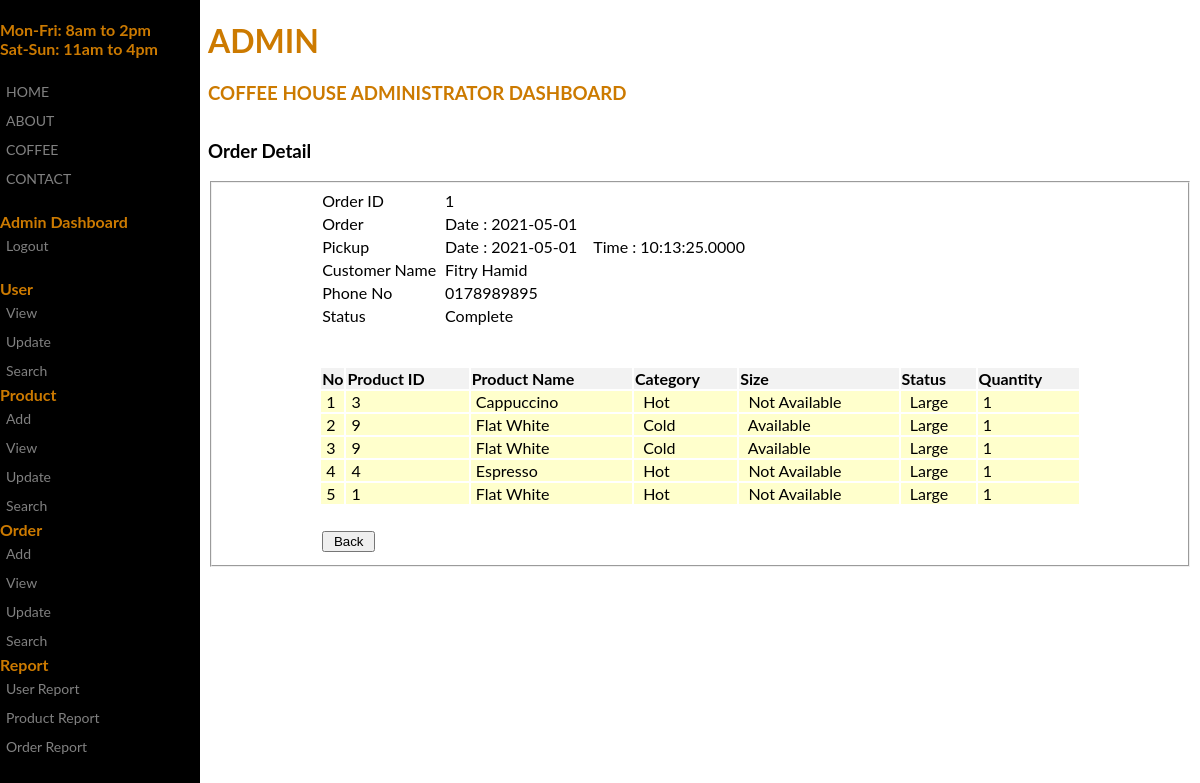
The page /admin/detail_order.php?id=1 (signed in) on the database its author committed.
### tables this page shows
CREATE TABLE `orders_detail` (
  `detail_id` int(4) NOT NULL,
  `orders_id` int(4) NOT NULL,
  `product_id` int(4) NOT NULL,
  `qty` int(4) NOT NULL
);

CREATE TABLE `orders` (
  `orders_id` int(4) NOT NULL,
  `user_id` int(4) NOT NULL,
  `orders_date` date NOT NULL,
  `orders_pickup_date` date NOT NULL,
  `orders_pickup_time` time(4) NOT NULL,
  `status` varchar(50) NOT NULL
);

CREATE TABLE `user` (
  `user_id` int(4) NOT NULL,
  `username` varchar(20) NOT NULL,
  `password` varchar(10) NOT NULL,
  `name` varchar(50) NOT NULL,
  `gender` int(2) NOT NULL,
  `address` varchar(100) NOT NULL,
  `telephone` varchar(10) NOT NULL,
  `email` varchar(50) NOT NULL,
  `picture` varchar(100) NOT NULL,
  `level_id` int(10) NOT NULL
);

CREATE TABLE `product` (
  `product_id` int(4) NOT NULL,
  `product_name` varchar(20) NOT NULL,
  `product_description` varchar(500) NOT NULL,
  `product_status` varchar(20) NOT NULL,
  `product_category` varchar(50) NOT NULL,
  `product_size` varchar(10) NOT NULL,
  `product_price` decimal(10,2) NOT NULL,
  `picture` varchar(100) NOT NULL
);

### admin/detail_order.php (the view, shortened to what this page needs)
<?php
include('../include/dbconn.php');
$user = $_SESSION['username'];
		$ordersid = $_GET['id'];
?>
<!DOCTYPE html>
<html>
<head>
</head>
<body>
<div class="sidenav">
<b>
 Mon-Fri: 8am to 2pm <br>
 Sat-Sun: 11am to 4pm
</b><br><br>
  <a href="../index.html">HOME</a>
  <a href="#">ABOUT</a>
  <a href="#">COFFEE</a>
  <a href="#">CONTACT</a>
  <br>
  <b> Admin Dashboard</b>
  <a href="../login/logout.php">Logout</a>
  <br>
  <b>User</b>
  <a href="view_user.php">View</a>
  <a href="update_view_user.php">Update</a>
  <a href="search_user.php">Search</a>
  <b>Product</b>
  <a href="add_product.php">Add</a>
  <a href="view_product.php">View</a>
  <a href="update_view_product.php">Update</a>
  <a href="search_product.php">Search</a>
  <b>Order</b>
  <a href="add_order.php">Add</a>
  <a href="view_order.php">View</a>
  <a href="update_view_order.php">Update</a>
  <a href="search_order.php">Search</a>
  <b>Report</b>
  <a href="#">User Report</a>
  <a href="#">Product Report</a>
  <a href="#">Order Report</a>
</div>
<div class="main">
  <div class="greatinguser">
	<h1><?php echo $user; ?></h1>
	<h3>Coffee House Administrator Dashboard</h3>
  </div>
</div>
<div class="container">
<h3>Order Detail</h3>
<?php
	$query = "SELECT * FROM orders o, orders_detail od, user u
			 WHERE o.orders_id ='$ordersid' AND o.orders_id = od.orders_id AND o.user_id=u.user_id";
	$result = mysqli_query($dbconn, $query) or die ("Error: " . mysqli_error($dbconn));
	$numrow = mysqli_fetch_array($result);
?>
<fieldset>
<form name="edit_user" method="POST" action="db_update_order.php">
    <table width="80%" border="0" align="center">
	 <tr>
        <td width="16%">Order ID</td>
        <td width="84%">
		 <?php echo ucwords (strtolower($numrow['orders_id'])); ?>
		</td>
      </tr>
      <tr>
        <td width="16%">Order </td>
        <td width="84%">Date : <?php echo ucwords (strtolower($numrow['orders_date'])); ?> </td>
      </tr>
      <tr>
        <td width="16%">Pickup </td>
        <td width="84%">
		Date : <?php echo ucwords (strtolower($numrow['orders_pickup_date'])); ?> &nbsp;&nbsp;
		Time : <?php echo ucwords (strtolower($numrow['orders_pickup_time'])); ?>
		</td>
      </tr>
	  <tr>
        <td width="16%">Customer Name</td>
        <td><?php echo ucwords (strtolower($numrow['name'])); ?> </td>
      </tr>
	  <tr>
        <td width="16%">Phone No</td>
        <td><?php echo $numrow['telephone']; ?></td>
      </tr>
	  <tr>
        <td width="16%">Status</td>
        <td><?php echo ucwords (strtolower($numrow['status'])); ?> </td>
      </tr>
    </table>
	<br><br>
		<?php
		$query1 = "SELECT * FROM orders o, orders_detail od, product p  WHERE o.orders_id ='$ordersid' AND o.orders_id = od.orders_id AND od.product_id = p.product_id";
		$result1 = mysqli_query($dbconn, $query1) or die ("Error: " . mysqli_error($dbconn));
		$numrow1 = mysqli_num_rows($result1);
	?>
	<table width="80%" border="0" align="center">
	<tr align="left" bgcolor="#f2f2f2">
		<th width="3%">No</td>
        <th>Product ID</th>
        <th>Product Name</th>
		<th>Category</th>
		<th>Size</th>
		<th>Status</th>
        <th>Quantity</th>
      </tr>
      <?php
	  for ($a=0; $a<$numrow1; $a++) {
		$row1 = mysqli_fetch_array($result1);
			echo "<tr bgcolor='#FFFFCC'>"
	  ?>
        <td>&nbsp;<?php echo $a+1; ?></td>
        <td>&nbsp;<?php echo ucwords (strtolower($row1['product_id'])); ?></td>
		<td>&nbsp;<?php echo ucwords (strtolower($row1['product_name'])); ?></td>
		<td>&nbsp;
					<?php
					if ($row1['product_category']==1)
						echo "Hot";
					else
						echo "Cold";
			?>
		</td>
		<td>&nbsp;
			<?php
					if ($row1['product_size']==1)
						echo "Available";
					else
						echo "Not Available";
			?>
		</td>
		<td>&nbsp;
			<?php
					if ($row1['product_status']==1)
						echo "Large";
					else
						echo "Medium";
			?>
		</td>
		<td>&nbsp;<?php echo ucwords (strtolower($row1['qty'])); ?></td>
       </tr>
            <?php
	   }
	    ?>
	  <tr>
        <td colspan="4">&nbsp;</td>
      </tr>
      <tr>
        <td colspan="4">
        <input type="button" name="cancel" value=" Back " onclick="location.href='view_order.php'" /></td>
      </tr>
    </table>
</form>
</fieldset>
</div>
</body>
</html>

### admin/detail_order.php (style rules this page uses)
body { font-family: "Lato", sans-serif; color: #cc7a00; background-image:url(''); background-repeat: no-repeat; background-attachment: fixed; background-size: cover; background-color: #ffffff; }
div { max-width: 1100px; height: 100px; }
.sidenav { height: 100%; width: 200px; position: fixed; z-index: 1; top: 0; left: 0; background-color: #000000; overflow-x: hidden; padding-top: 20px; }
.sidenav a { padding: 6px 6px 6px 6px; text-decoration: none; font-size: 14px; color: #818181; display: block; }
.greatinguser { text-transform: uppercase; }
.main { margin-left: 200px; }
.container { font-family: "Lato", sans-serif; color: #000000; margin-left: 200px; }

### rows shown on the page
orders_detail: orders "1", product.product_id "3", product.product_name "Cappuccino", shows "Hot", shows "Not Available", qty "1"
orders: orders_date "2021-05-01", orders_pickup_date "2021-05-01", orders_pickup_time "10:13:25.0000", status "Complete"
user: name "Fitry Hamid", telephone "0178989895"
orders_detail: product.product_id "9", product.product_name "Flat White", shows "Cold", shows "Available", qty "1"
orders_detail: product.product_id "9", product.product_name "Flat White", shows "Cold", shows "Available", qty "1"
orders_detail: product.product_id "4", product.product_name "Espresso", shows "Hot", shows "Not Available", qty "1"
orders_detail: product.product_id "1", product.product_name "Flat White", shows "Hot", shows "Not Available", qty "1"

### other values the page prints
$user "ADMIN"
